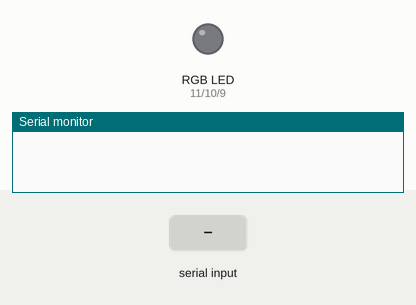
Simulated run of this sketch. Board: Arduino Uno, built with avr-gcc and run on an emulated ATmega328P. Shown: an RGB LED mixed from three pins (HIGH = lit), the last lines printed to the serial monitor. Inputs (shaded band) come from the test bench. Dim RGB values are drawn brighter than linear.

Above: at 1.2 s.
1.3 s: "90,45,200\n" received over Serial
At 1.8 s:
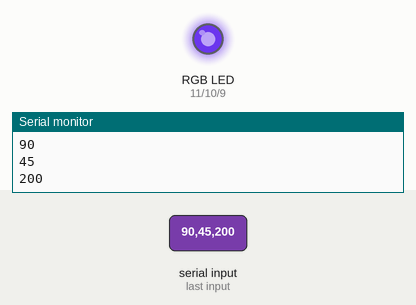
2.8 s: "30,150,10\n" received over Serial
At 4.0 s:
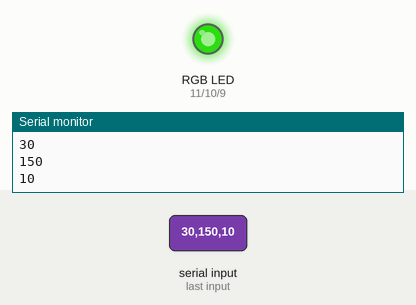
4.3 s: "90,45\n" received over Serial
At 5.9 s:
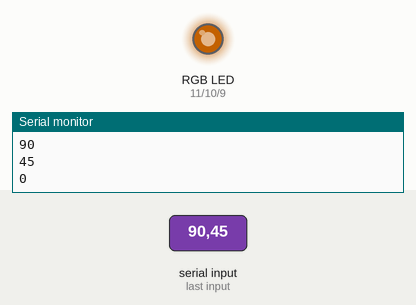
6.8 s: "5\n" received over Serial
At 9.6 s:
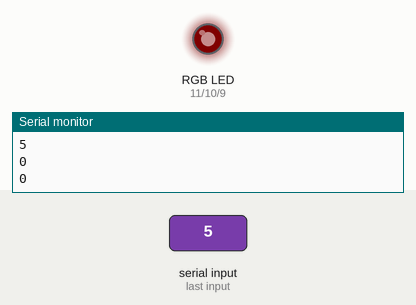
9.8 s: "1,90\n" received over Serial
At 11.2 s:
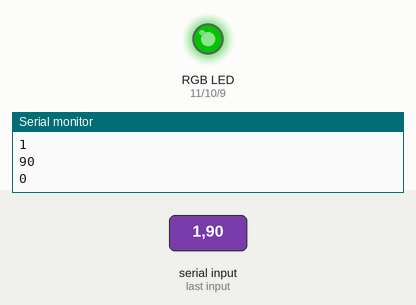
12.3 s: "30,150\n" received over Serial
At 14.4 s:
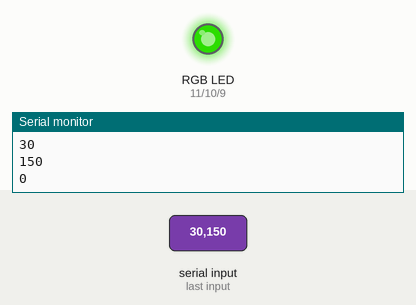
Timing chart, 0 to 15.8 s (numbered marks = the images above; inputs shaded):
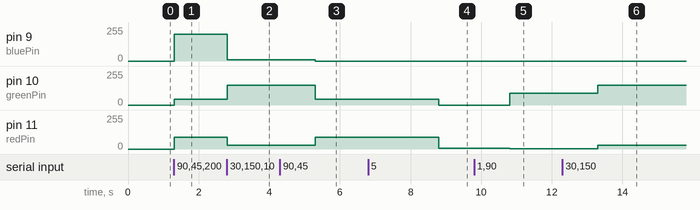

Measured:
- after the input at 1.3 s, pin 9 (bluePin): 0/255 → 200/255 at once; pin 10 (greenPin): 0/255 → 45/255 at once; pin 11 (redPin): 0/255 → 90/255 at once
- after the input at 2.8 s, pin 9 (bluePin): 200/255 → 10/255 at once; pin 10 (greenPin): 45/255 → 150/255 at once; pin 11 (redPin): 90/255 → 30/255 at once
- after the input at 4.3 s, pin 9 (bluePin): 10/255 → 0/255 after 1.0 s; pin 10 (greenPin): 150/255 → 45/255 after 1.0 s; pin 11 (redPin): 30/255 → 90/255 after 1.0 s
- after the input at 6.8 s, pin 10 (greenPin): 45/255 → 0/255 after 2.0 s; pin 11 (redPin): 90/255 → 5/255 after 2.0 s
- after the input at 9.8 s, pin 10 (greenPin): 0/255 → 90/255 after 1.0 s; pin 11 (redPin): 5/255 → 1/255 after 1.0 s
- after the input at 12.3 s, pin 10 (greenPin): 90/255 → 150/255 after 1.0 s; pin 11 (redPin): 1/255 → 30/255 after 1.0 s

The sketch:

rgb_sve_boje_serial_v1_.ino
```cpp
int red;
int green;
int blue;

const int redPin = 11;
const int greenPin = 10;
const int bluePin = 9;

void setup() {

  Serial.begin(9600);

  pinMode(redPin, OUTPUT);
  pinMode(greenPin, OUTPUT);
  pinMode(bluePin, OUTPUT);

}

void loop() {

  if (Serial.available() > 1)
  {
    red = Serial.parseInt();
    green = Serial.parseInt();
    blue = Serial.parseInt();
    Serial.println(red);
    Serial.println(green);
    Serial.println(blue);

}


      analogWrite(redPin, red);
      analogWrite(greenPin, green);
      analogWrite(bluePin, blue);


}
```
